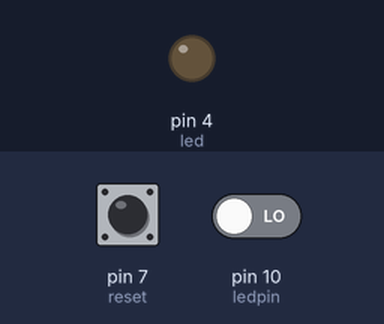
Simulated run of this sketch. Board: Arduino Uno, built with avr-gcc and run on an emulated ATmega328P. Shown: output pins drawn as LEDs (lit = HIGH). The inputs (shaded band) are chosen by the test bench; at power-on: pin 10 (ledpin) LOW, pin 7 (reset) LOW.

Above: at 1.2 s.
1.3 s: pin 10 (ledpin) driven HIGH
At 2.4 s:
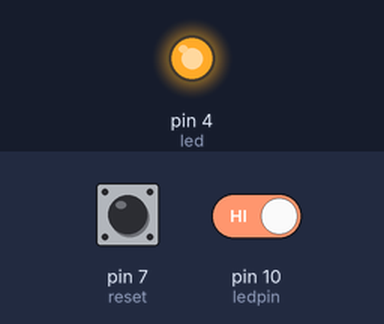
2.8 s: pin 7 (reset) pulled HIGH for 3.2 s
At 3.6 s:
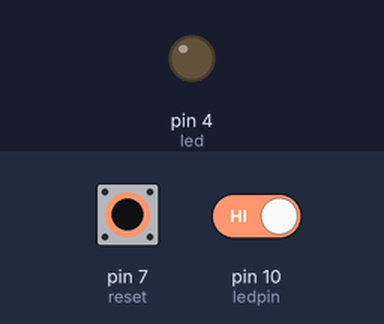
Timing chart, 0 to 7.5 s (numbered marks = the images above; inputs shaded):
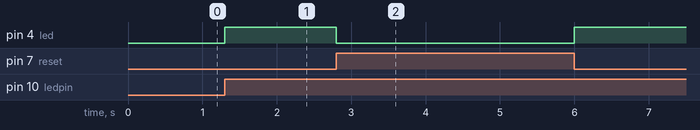

Measured:
- after the input at 1.3 s, pin 4 (led): LOW → HIGH at once
- after the input at 2.8 s, pin 4 (led): HIGH → LOW at once, → HIGH 3.2 s later

The sketch:

e6-qiang_da_qi.ino
```cpp
int led = 4;
int ledpin = 10;
int reset = 7;
int val;

void setup() {
  pinMode(led, OUTPUT);
  pinMode(ledpin, INPUT);
}

void loop() {
  val = digitalRead(ledpin);
  if(val == HIGH) LED_YES();
}

void LED_YES(){
  while(digitalRead(reset) == LOW){
    digitalWrite(led, HIGH);
  }
  CLEAR_LED();
}

void CLEAR_LED(){
  digitalWrite(led, LOW);
}
```
